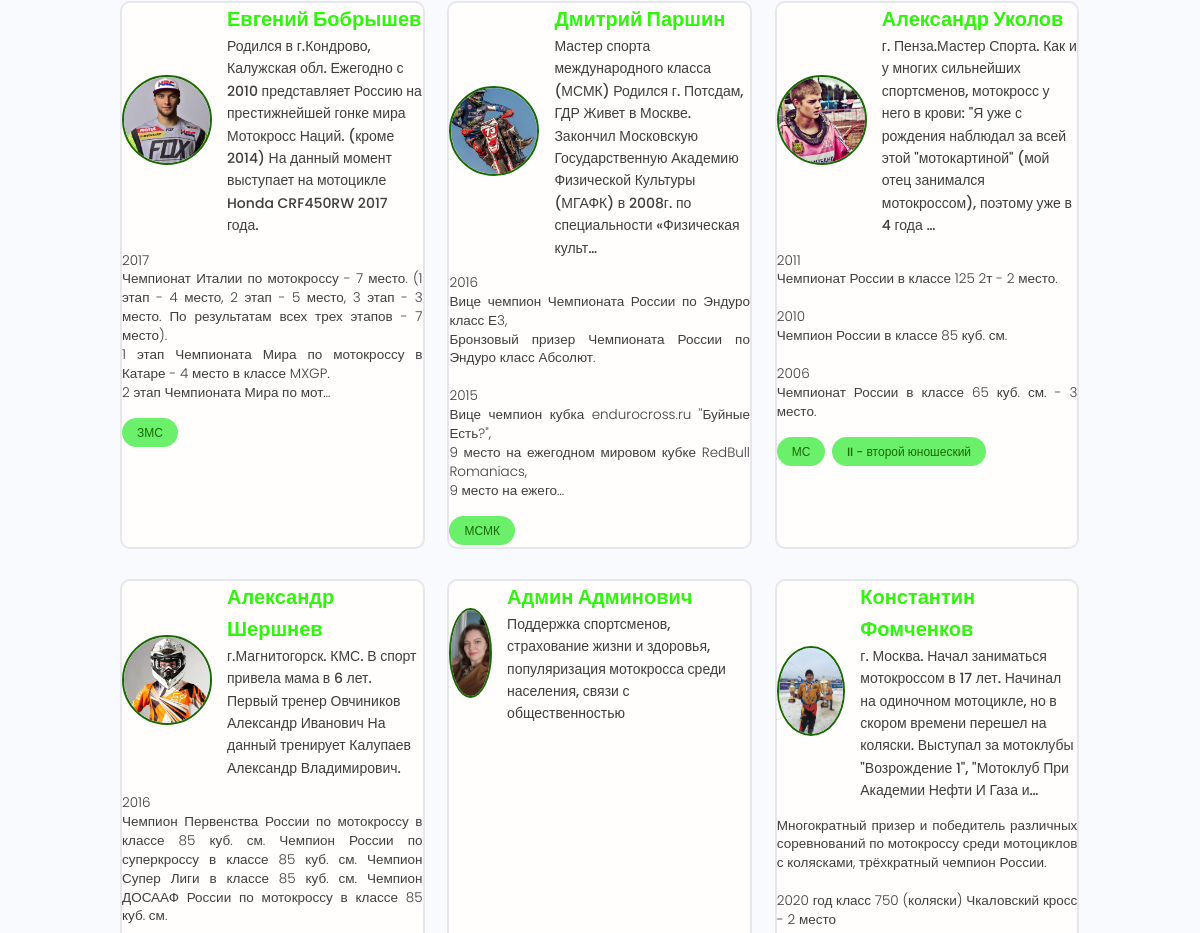
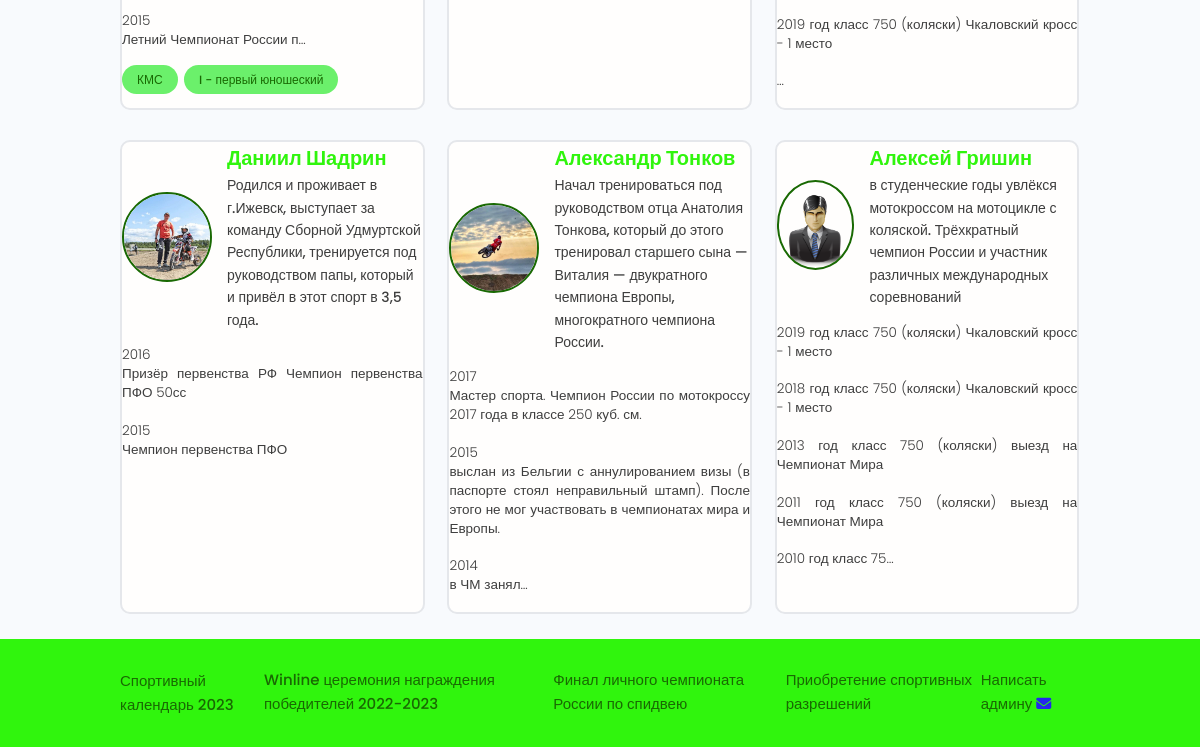
/users/ (lower part), run on an earlier commit of the app's database (2 pictures, top to bottom).
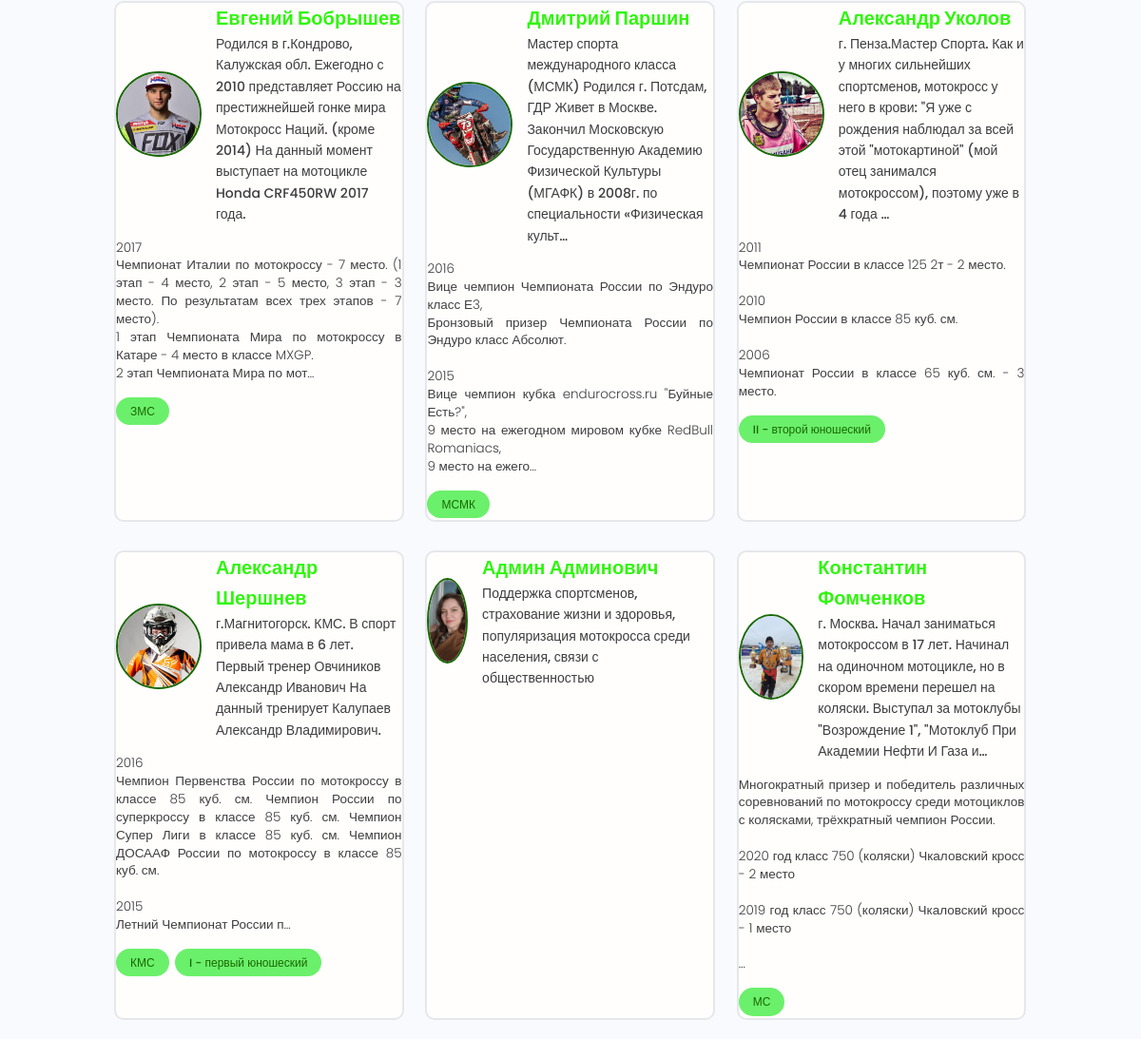
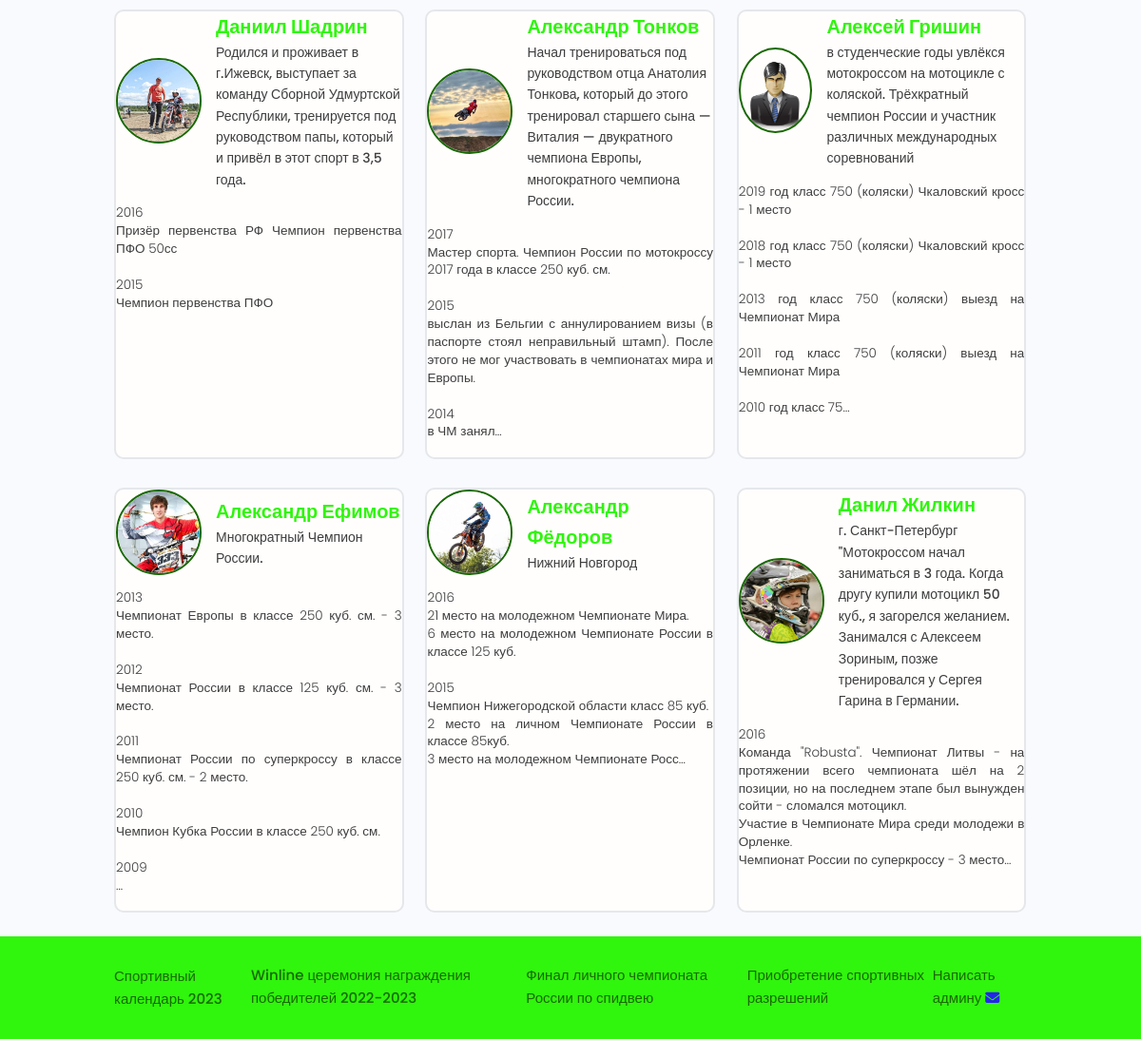
And on a later commit of the database (2 pictures, top to bottom).
### users/models.py (models this page shows, shortened)
class Profiles(models.Model):
    user = models.OneToOneField(User, on_delete=models.CASCADE, null=True, blank=True)
    name = models.CharField(max_length=200, null=True, blank=True)
    email = models.EmailField(max_length=200, null=True, blank=True)
    username = models.CharField(max_length=200, null=True, blank=True)
    short_info = models.CharField(max_length=300, null=True, blank=True)
    bio = models.TextField(null=True, blank=True)
    profile_image = models.ImageField(upload_to='profiles/', blank=True, null=True,
                                      default='profiles/user-default.png')
    social_youtube = models.CharField(max_length=200, null=True, blank=True)
    social_vk = models.CharField(max_length=200, null=True, blank=True)
    created = models.DateTimeField(auto_now_add=True)

class Skill(models.Model):
    owner = models.ForeignKey(Profiles, on_delete=models.CASCADE, null=True, blank=True)
    name = models.CharField(max_length=200, null=True, blank=True)
    description = models.TextField(null=True, blank=True)
    created = models.DateTimeField(auto_now_add=True)
    def __str__(self):
        return self.name

### users/views.py (the view)
# urls.py: path('', views.profiles, name='profiles'),
def profiles(request):
    users, search_query = search_profiles(request)
    context = {'profiles': users, 'search_query': search_query}
    return render(request, 'users/index.html', context)

### users/utils.py (called while the page is built)
def search_profiles(request):
    search_query = ''
    if request.GET.get('search_query'):
        search_query = request.GET.get('search_query')
    skills = Skill.objects.filter(name__iexact=search_query)
    users = Profiles.objects.distinct().filter(Q(name__icontains=search_query) |
                                              Q(short_info__icontains=search_query) |
                                              Q(skill__in=skills))
    return users, search_query

### users/templates/users/index.html (shortened to what this page needs)
{% extends 'blogs/base.html' %}
{% block content %}
<main class="home">
    <section class="devlist">
      <div class="container">
        <div class="grid grid--three">
          {% for profile in profiles %}
          <div class="column card">
            <div class="dev">
              <a href="{% url 'user_profile' profile.id %}" class="card__body">
                <div class="dev__profile">
                  <img class="avatar avatar--md" src="{{ profile.profile_image.url | default_if_none:'#' }}" alt="image" />
                  <div class="dev__meta">
                    <h3>{{ profile.name }}</h3>
                    <h5>{{ profile.short_info | truncatechars:200 }}</h5>
                  </div>
                </div>
                <p class="dev__info">
                  {{ profile.bio | truncatechars:250 | linebreaksbr }}
                </p>
                <div class="dev__skills">
                  {% for skill in profile.skill_set.all %}
                  <span class="tag tag--pill tag--main">
                    <small>{{ skill }}</small>
                  </span>
                  {% endfor %}
                </div>
              </a>
            </div>
          </div>
          {% endfor %}
        </div>
      </div>
    </section>
  </main>
 {% endblock %}

### blogs/templates/blogs/base.html (shortened to what this page needs)
<!DOCTYPE html>
{% load static %}
<html lang="en">
<head>
    <link rel="stylesheet" href="{% static 'fontawesome/css/fontawesome.css' %}">
    <link rel="stylesheet" href="{% static 'fontawesome/css/brands.css' %}">
    <link rel="stylesheet" href="{% static 'fontawesome/css/solid.css' %}">
    <link rel="stylesheet" href="{% static 'uikit/styles/uikit.css' %}">
    <link rel="stylesheet" href="{% static 'styles/app.css' %}">
</head>
<body>
{% block content %}{% endblock %}
{% include 'blogs/footer.html' %}
</body>
</html>

### blogs/templates/blogs/navbar.html (shortened to what this page needs)
{% load static %}

### blogs/templates/blogs/footer.html (shortened to what this page needs)
<footer class="footer">
    <div class="container">
        <a href="https://www.mfr.ru/calendar/" target="_blank" rel="noopener noreferrer" class="footer">
            Спортивный календарь 2023
        </a>
        <a href="https://www.mfr.ru/news/winline-tseremoniya-nagrazhdeniya-pobediteley-2022-2023/">
            Winline церемония награждения победителей 2022-2023
        </a>
        <a href="https://www.mfr.ru/news/final-lichnogo-chempionata-rossii-po-spidveyu2023/">
            Финал личного чемпионата России по спидвею
        </a>
        <a href="https://www.mfr.ru/license/">
            Приобретение спортивных разрешений
        </a>
        <a href="#">
            Написать админу <i class="fa-regular fa-envelope fa-fade" style="color: #2525ed;"></i>
        </a>
    </div>
</footer>

### blogs/static/styles/app.css (style rules this page uses)
:root { --color-sub: #30f50d; }
.card { border: 2px solid var(--color-light); }
img { width: 100%; }
.footer { position: sticky; z-index: 111; background-color: var(--color-sub); padding: 1.5rem 0; }
.footer > .container { display: flex; justify-content: space-around; align-items: center; }
.devlist { margin-top: 8rem; }
.devlist .grid { align-items: stretch; }
.devlist .dev .dev__profile { display: flex; align-items: center; gap: 1.5rem; }
.devlist .dev .dev__meta h3 { color: var(--color-sub); font-size: 2rem; font-weight: 700; }
.devlist .dev .dev__meta h5 { color: var(--color-text); font-size: 1.4rem; font-weight: 500; }
.devlist .dev .dev__info { margin: 1.5rem 0; font-size: 1.35rem; line-height: 1.4; text-align: justify; }

### blogs/static/uikit/styles/modules/_variables.css (style rules this page uses)
:root { --color-main: #196903; --color-main-light: #6bf06b; --color-sub: #40563f; --color-sub-light: #516e53; --color-sub-lighter: #ededfd; --color-text: #3e3e3e; --color-gray: #8b8b8b; --color-light: #e5e7eb; --color-light-gray: #767676; --color-bg: #f8fafd; --color-white: #fffefd; --color-white-light: #f3f3f3; --color-success: #359e64; --color-success-bg: #def8e8; --color-error: #fc4b0b; --color-error-bg: #fff2ee; --font-base: 'Poppins', arial, helvetica, 'Segoe UI', roboto, ubuntu, sans-serif; --font-monospace: 'Fira Code', 'Courier New', courier, monospace; --font-regular: 300; --font-medium: 500; --font-bold: 700; --generic-shadow: 1px 1px 5px #00000010; --generic-transition: all 0.3s ease-in-out; }

### blogs/static/uikit/styles/modules/_base.css (style rules this page uses)
* { margin: 0; padding: 0; box-sizing: border-box; text-rendering: optimizeLegibility; color: inherit; font-size: inherit; }
html { font-size: 50%; }
@media only screen and (min-width: 480px) { html { font-size: 56.25%; } }
@media only screen and (min-width: 1200px) { html { font-size: 62.5%; } }
body { line-height: 1.6; font-weight: 400; font-size: 1.5rem; color: var(--color-text); background-color: var(--color-bg); min-height: 100vh; }

### blogs/static/uikit/styles/modules/_typography.css (style rules this page uses)
* { font-family: var(--font-base); }
h3 { font-size: 3.2rem; font-weight: var(--font-medium); }
h5 { font-size: 2.4rem; font-weight: var(--font-medium); }
h5, h6 { font-weight: var(--font-regular); }
p, span, strong { font-size: 1.6rem; color: var(--color-text); font-weight: var(--font-regular); }
a { padding-bottom: 2px; text-decoration: none; display: inline-block; color: var(--color-main); font-weight: var(--font-medium); }

### blogs/static/uikit/styles/modules/_utilities.css (style rules this page uses)
.container { width: 92%; max-width: 165rem; margin: 0 auto; box-sizing: border-box; }
@media screen and (min-width: 1000px) { .container { width: 90%; } }
@media screen and (min-width: 1200px) { .container { width: 80%; } }

### blogs/static/uikit/styles/modules/_avatar.css (style rules this page uses)
.avatar { border-radius: 50%; border: 2px solid var(--color-main); object-fit: cover; }
.avatar--md { height: 9rem; width: 9rem; }

### blogs/static/uikit/styles/modules/_card.css (style rules this page uses)
.card { border-radius: 1rem; background-color: var(--color-white); border: 1.5px solid var(--color-light); width: auto; height: auto; margin-top: 0.5rem; margin-bottom: 0.5rem; overflow: hidden; }

### blogs/static/uikit/styles/modules/_tag.css (style rules this page uses)
.tag { display: inline-flex; align-items: center; background-color: var(--color-sub); height: -webkit-fit-content; height: -moz-fit-content; height: fit-content; width: -webkit-fit-content; width: -moz-fit-content; width: fit-content; border-radius: 0.5rem; padding: 0.5rem 1.5rem; font-size: 1.2rem; cursor: pointer; }
.tag:not(:last-child) { margin-right: 0.25rem; margin-bottom: 0.75rem; }
.tag > small { color: var(--color-white); }
.tag--pill { border-radius: 5rem; }
.tag--main, .tag--main > small { background: var(--color-main-light); color: var(--color-main); font-weight: 500; }

### blogs/static/uikit/styles/modules/_grid.css (style rules this page uses)
.grid { display: flex; flex-wrap: wrap; justify-content: flex-start; align-items: stretch; }
.grid > .column { min-width: 28rem; margin-bottom: 2.5rem; }
.grid--three > .column { flex-basis: 100%; }
@media screen and (min-width: 800px) { .grid--three { margin-right: -2%; } }
@media screen and (min-width: 800px) { .grid--three > .column { margin-right: 2%; } }
@media screen and (min-width: 800px) { .grid--three > .column { flex-basis: 48%; } }
@media screen and (min-width: 1200px) { .grid--three { margin-right: -2.33%; } }
@media screen and (min-width: 1200px) { .grid--three > .column { margin-right: 2.33%; } }
@media screen and (min-width: 1200px) { .grid--three > .column { flex-basis: 31%; } }

What changed in the data, as far as the page shows it:
changed Profiles "Александр Уколов": loses Skill (name "МС")
changed Profiles "Константин Фомченков": gains Skill (name "МС")
added Profiles: profile_image (picture), name "Александр Ефимов", short_info "Многократный Чемпион России.", bio "2013 Чемпионат Европы в классе 250 куб. см. - 3 место. 2012 Чемпионат России в классе 125 куб. см. - 3 место. 2011 Чемпионат России по суперкроссу в классе 250 куб. см. - 2 место. 2010 Чемпион Кубка России в классе 250 куб. см. 2009 …"
added Profiles: profile_image (picture), name "Александр Фёдоров", short_info "Нижний Новгород", bio "2016 21 место на молодежном Чемпионате Мира. 6 место на молодежном Чемпионате России в классе 125 куб. 2015 Чемпион Нижегородской области класс 85 куб. 2 место на личном Чемпионате России в классе 85куб. 3 место на молодежном Чемпионате Росс…"
added Profiles: profile_image (picture), name "Данил Жилкин", short_info "г. Санкт-Петербург \"Мотокроссом начал заниматься в 3 года. Когда другу купили мотоцикл 50 куб., я загорелся желанием. Занимался с Алексеем Зориным, позже тренировался у Сергея Гарина в Германии.", bio "2016 Команда \"Robusta\". Чемпионат Литвы - на протяжении всего чемпионата шёл на 2 позиции, но на последнем этапе был вынужден сойти - сломался мотоцикл. Участие в Чемпионате Мира среди молодежи в Орленке. Чемпионат России по суперкроссу - 3 место…"
